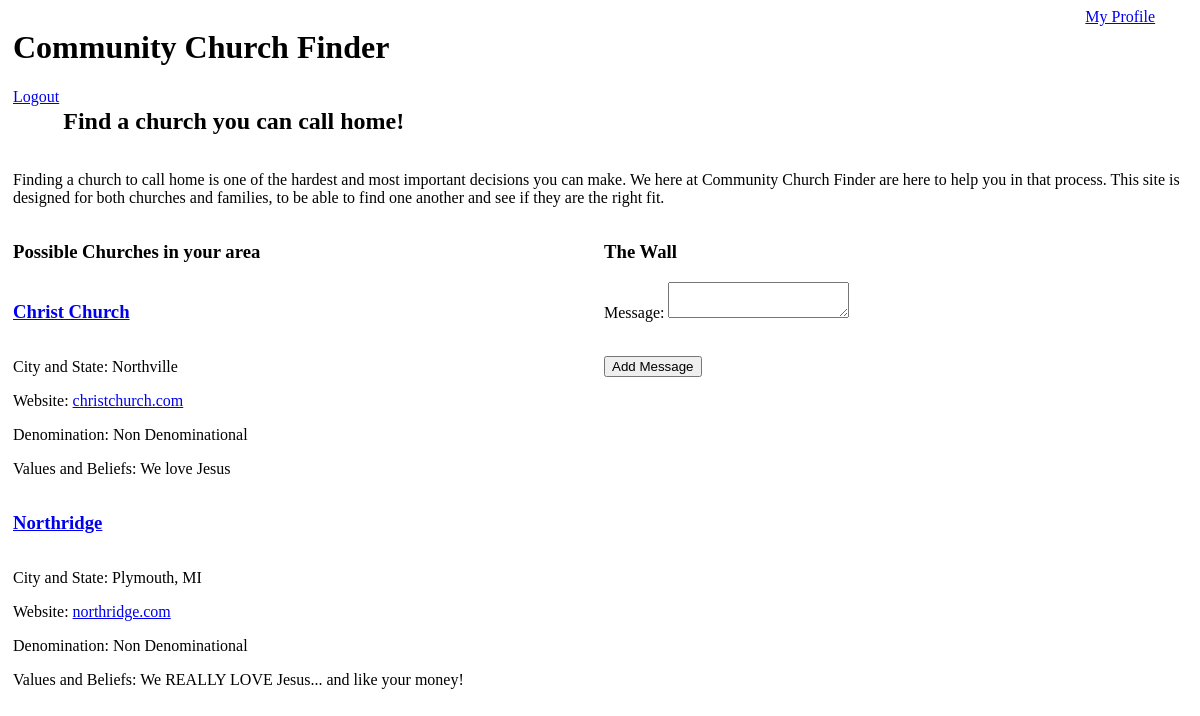
Page /church_home_page on the earlier database version.
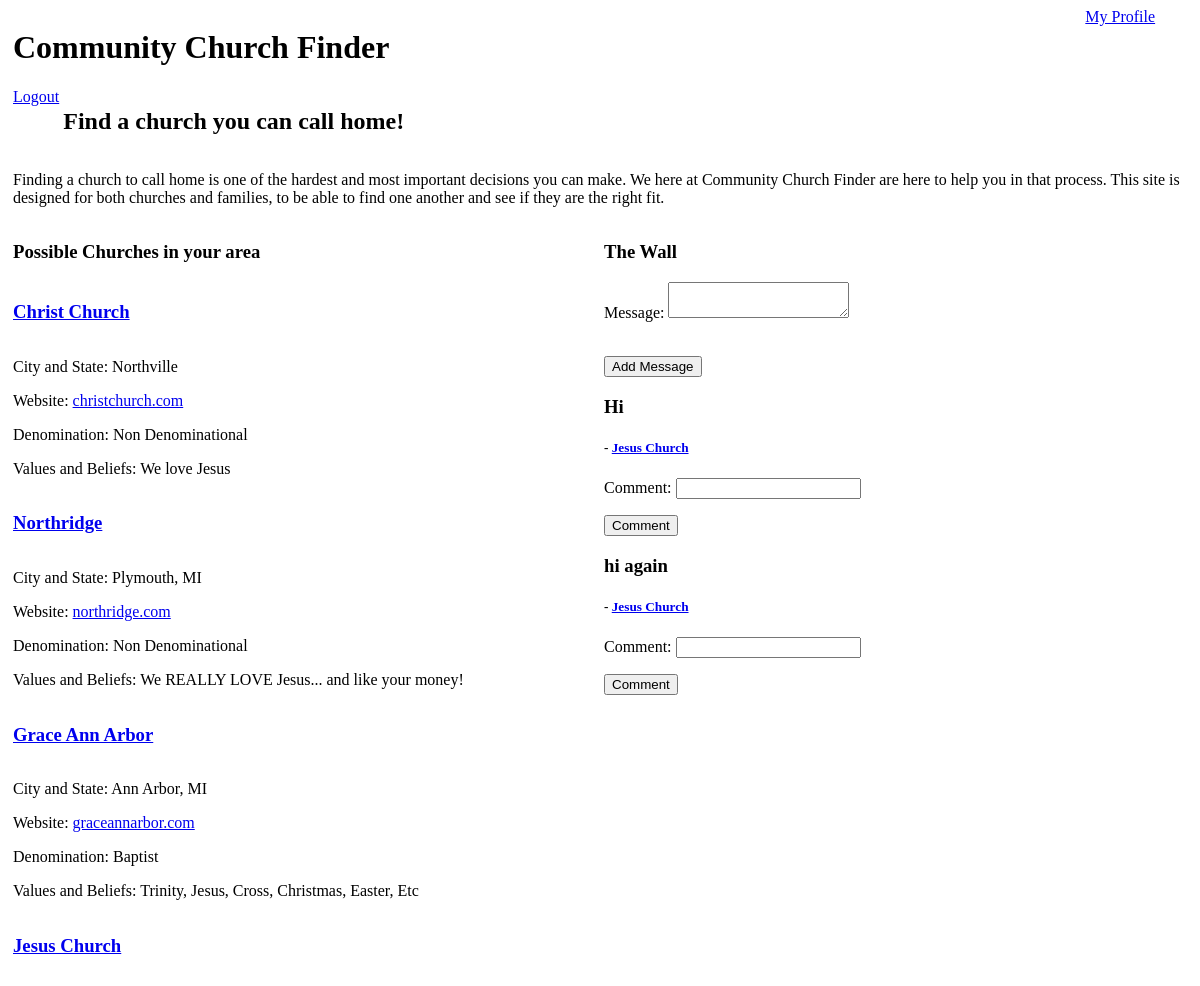
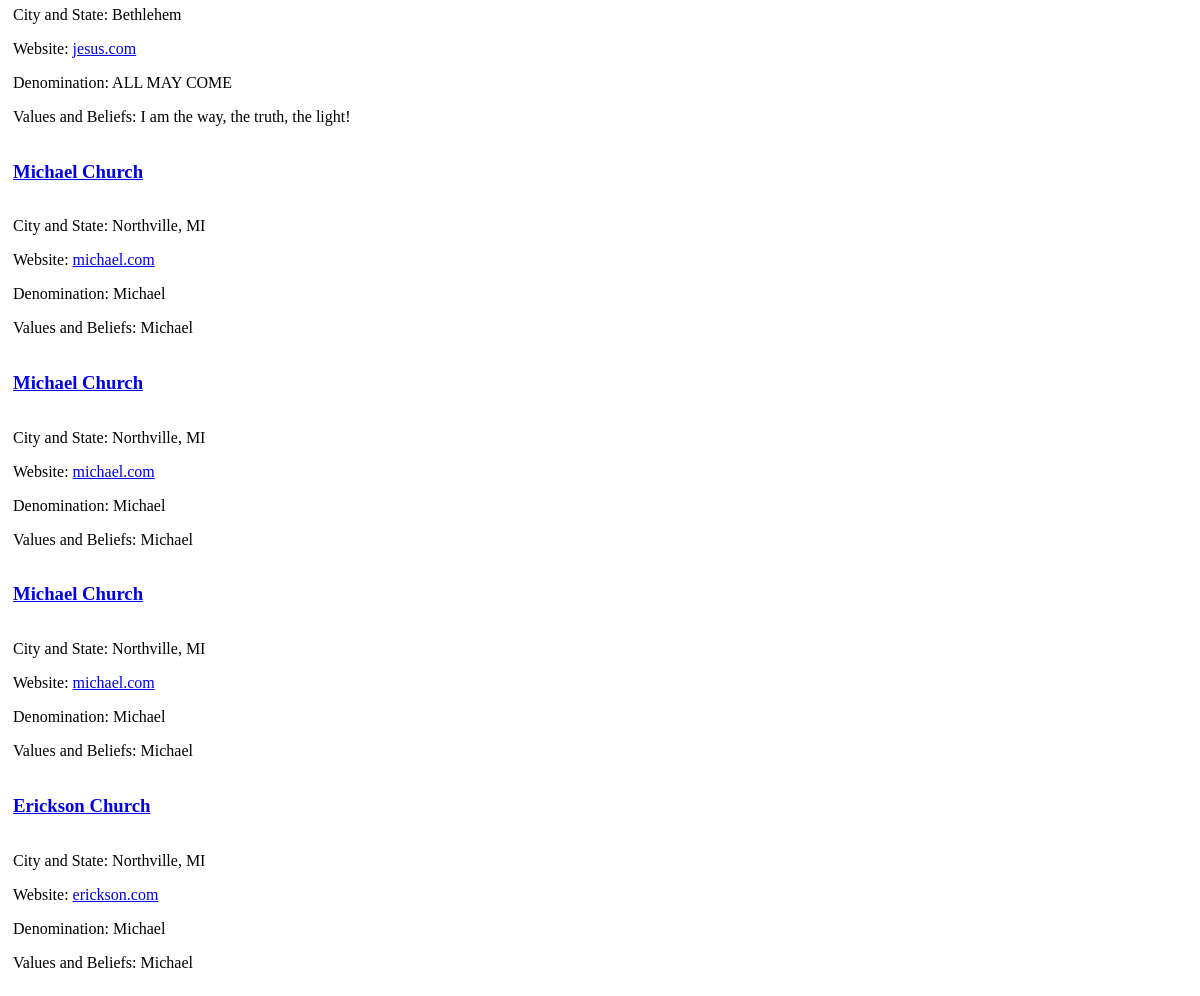
Same page on the later database version (2 pictures, top to bottom).
### church_app/models.py (models this page shows)
class Church(models.Model):
    church_name=models.CharField(max_length=255)
    admin_name=models.CharField(max_length=255)
    admin_email=models.CharField(max_length=255)
    password=models.CharField(max_length=255)
    city_state=models.CharField(max_length=255)
    address=models.CharField(max_length=255)
    website=models.CharField(max_length=255)
    facebook=models.CharField(max_length=255)
    instagram=models.CharField(max_length=255)
    twitter=models.CharField(max_length=255)
    church_email=models.CharField(max_length=255)
    church_phone=models.CharField(max_length=13)
    denomination=models.CharField(max_length=255)
    values=models.TextField()
    size=models.CharField(max_length=255)
    youngest=models.CharField(max_length=255)
    younger=models.CharField(max_length=255)
    young=models.CharField(max_length=255)
    old=models.CharField(max_length=255)
    oldest=models.CharField(max_length=255)
    other=models.TextField()
    created_at=models.DateTimeField(auto_now_add=True)
    updated_at=models.DateTimeField(auto_now=True)
    objects=ChurchManager()

class Message(models.Model):
    message=models.TextField()
    church= models.ForeignKey(Church, related_name='church_message', on_delete=models.CASCADE)
    created_at=models.DateTimeField(auto_now_add=True)
    updated_at=models.DateTimeField(auto_now=True)

### church_app/views.py (the view)
# urls.py: path('church_home_page', views.church_home_page),
def church_home_page(request):
    context={
        'all_churches': Church.objects.all(),
        'all_messages': Message.objects.all(),
    }
    return render(request, "church_home_page.html", context)

### church_app/templates/church_home_page.html (shortened to what this page needs)
<!DOCTYPE html>
<html lang="en">
<head>
    {% load static %}
    <link rel="stylesheet" href="{% static 'home_page.css' %}">
</head>
<body>
<div id="wrapper">
    <div id="top">
        <h1>Community Church Finder</h1>
        <a href="/church_profile/{{request.session.church_id}}">My Profile</a>  <a href="/logout">Logout</a>
        <h2>Find a church you can call home!</h2>
    </div>
    <p>Finding a church to call home is one of the hardest and most important decisions you can make. We here at Community Church Finder are here to help you in that process. This site is designed for both churches and families, to be able to find one another and see if they are the right fit.</p>
    <div id="top_left">
        <h3>Possible Churches in your area</h3>
        {% for churches in all_churches %}
            <a href="/church_profile/{{churches.id}}"><h3>{{churches.church_name}}</h3></a>
            <p>City and State: {{churches.city_state}}</p>
            <p>Website: <a href="https://www.{{churches.website}}">{{churches.website}}</a></p>
           <p>Denomination: {{churches.denomination}}</p>
           <p>Values and Beliefs: {{churches.values}}</p>
        {% endfor %}
    </div>
    <div id="top_right">
        <h3>The Wall</h3>
        <form action="/church_add_message" method="post">
        <p id="add_message">Message: <textarea type="text" name="message"></textarea></p></br>
        <input type="submit" value="Add Message">
        </form>
        {% for messages in all_messages %}
        <div id="messages">
                <h3>{{messages.message}}</h3>
                <h5>- <a href="/church_profile/{{messages.church.id}}">{{messages.church.church_name}}</a></h5>
        </div>
        <div id="comment">
            <form action="/church_add_comment/{{messages.id}}" method="post">
            <p>Comment: <input type="text" name="comment"></p>
            <input type="submit" value="Comment">
            </form>
        </div>
        {% endfor %}
    </div>
</div>
</body>
</html>

### church_app/static/home_page.css (style rules this page uses)
div#wrapper { margin: 5px; }
h1 { display: inline-block; width: 50%; margin-right: 41%; }
h2 { display: inline-block; width: 50%; }
a { display: inline-block; vertical-align: top; }
div#top_left { display: inline-block; width: 50%; vertical-align: top; }
div#top_right { display: inline-block; }

Differences in the rows shown:
added Church: church_name "Grace Ann Arbor", city_state "Ann Arbor, MI", website "graceannarbor.com", denomination "Baptist", values "Trinity, Jesus, Cross, Christmas, Easter, Etc"
added Church: church_name "Jesus Church", city_state "Bethlehem", website "jesus.com", denomination "ALL MAY COME", values "I am the way, the truth, the light!"
added Church: church_name "Michael Church", city_state "Northville, MI", website "michael.com", denomination "Michael", values "Michael"
added Church: church_name "Michael Church", city_state "Northville, MI", website "michael.com", denomination "Michael", values "Michael"
added Church: church_name "Michael Church", city_state "Northville, MI", website "michael.com", denomination "Michael", values "Michael"
added Church: church_name "Erickson Church", city_state "Northville, MI", website "erickson.com", denomination "Michael", values "Michael"
added Message: message "Hi", church.church_name "Jesus Church"
added Message: message "hi again", church.church_name "Jesus Church"
